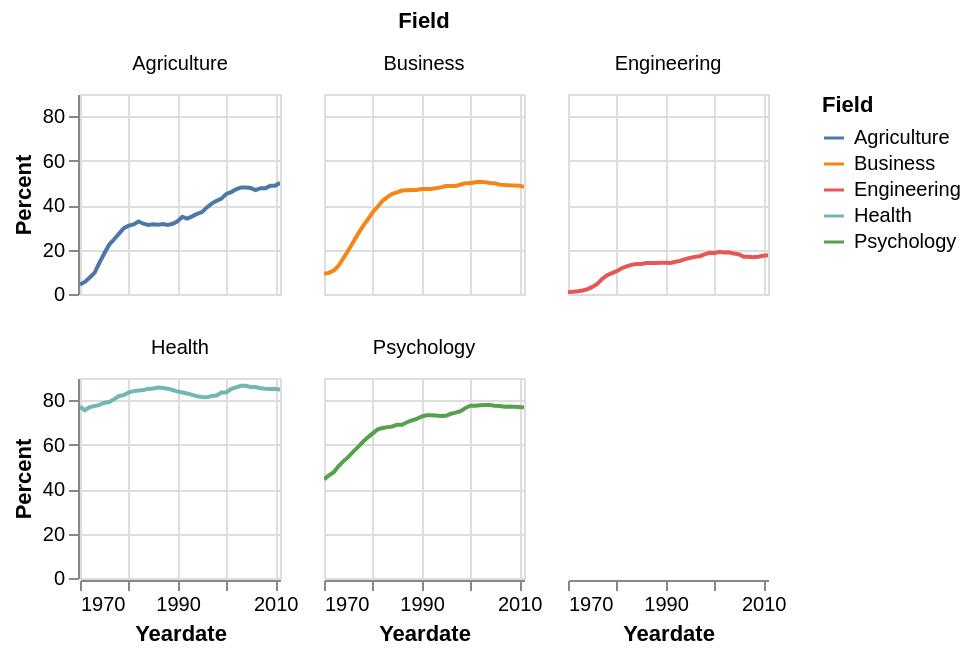

Notebook code for this chart:
### Markdown cell above
### Set the subplot arrangement grid

`layout=(rows, columns)` sets the grid for subplots. 

#### Notice that suplots are [rows,columns] like DataFrame access!

### Code cell
df_tall.plot.line(
    alt.X('Yeardate:T'),
    alt.Y('Percent:Q'),
    alt.Color('Field:N')
).properties(
    width=100, 
    height=100
).facet(
    facet='Field',
    columns=3
)

### Figure 1 — Vega-Lite specification as saved in the notebook (floating-point values rounded to 4 significant figures; data arrays with more than 128 entries replaced by an {"elided": "..."} marker saying what was removed)
{"config": {"view": {"continuousWidth": 300, "continuousHeight": 300}}, "data": {"name": "data-7bd34bc17e6719b4e12365c5b18fa641"}, "facet": {"field": "Field", "type": "nominal"}, "spec": {"mark": {"type": "line", "tooltip": true}, "encoding": {"color": {"field": "Field", "type": "nominal"}, "x": {"field": "Yeardate", "type": "temporal"}, "y": {"field": "Percent", "type": "quantitative"}}, "height": 100, "name": "view_4", "width": 100}, "columns": 3, "params": [{"name": "param_15", "select": {"type": "interval", "encodings": ["x", "y"]}, "bind": "scales", "views": ["view_4"]}], "$schema": "https://vega.github.io/schema/vega-lite/v5.20.1.json", "datasets": {"data-7bd34bc17e6719b4e12365c5b18fa641": {"elided": "210 records"}}}
